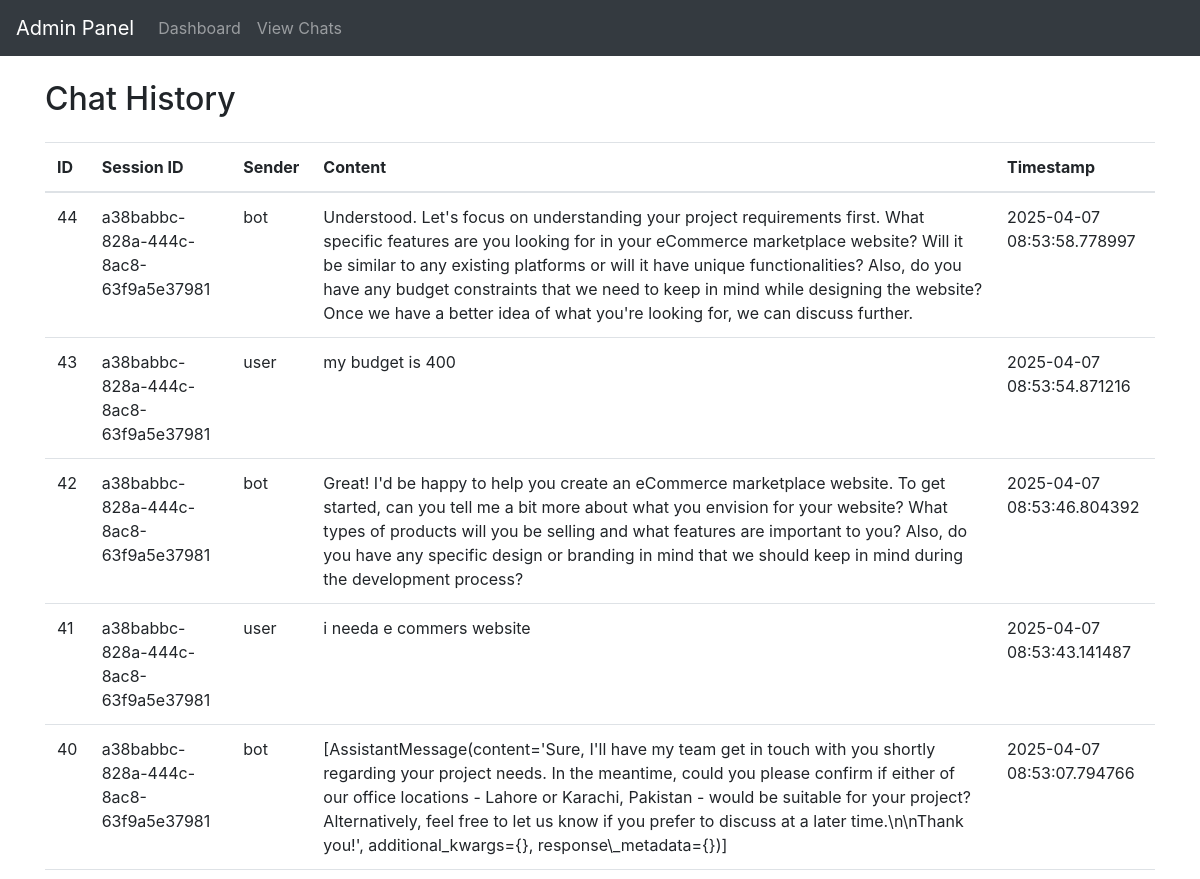
Page /chats (signed in, upper part) on the earlier database version.
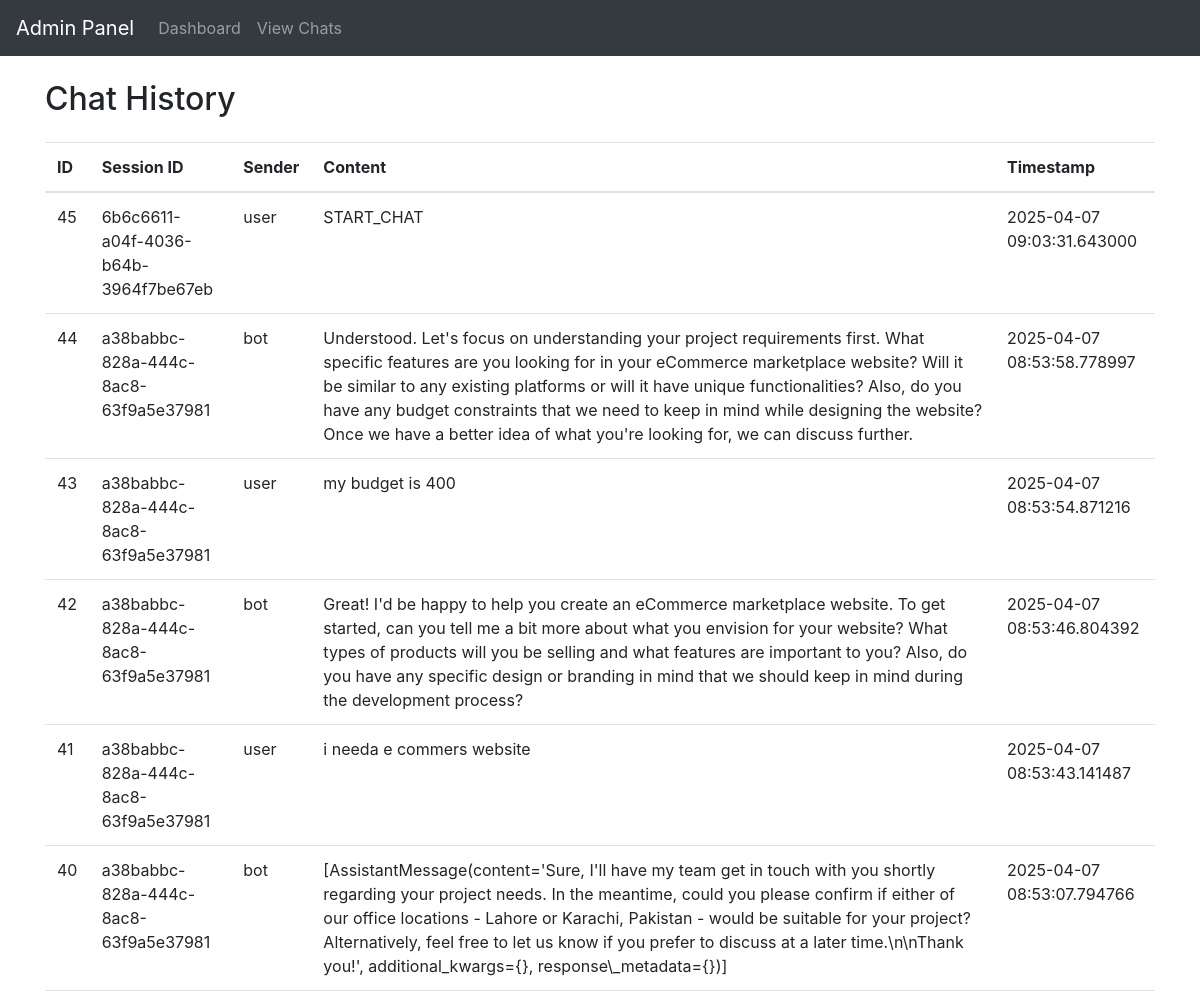
Same page on the later database version.
### tables this page shows
CREATE TABLE chat_messages (
	id INTEGER NOT NULL, 
	session_id VARCHAR(36) NOT NULL, 
	sender VARCHAR(50) NOT NULL, 
	content TEXT NOT NULL, 
	timestamp DATETIME NOT NULL, 
	PRIMARY KEY (id), 
	FOREIGN KEY(session_id) REFERENCES chat_sessions (session_id)
);

### admin_panel/app.py (the view)
@app.route('/chats')
@admin_required
def view_chats():
    try:
        conn = get_db_connection()
        if not conn:
            return "Database error", 500
        cursor = conn.cursor()
        cursor.execute('''
            SELECT id, session_id, sender, content, timestamp
            FROM chat_messages
            ORDER BY timestamp DESC
        ''')
        chats = cursor.fetchall()
        conn.close()
        return render_template('chats.html', chats=chats)
    except sqlite3.Error as e:
        print(f"Database error: {e}")
        return "Database error", 500

### admin_panel/app.py (called while the page is built)
def admin_required(f):
    @wraps(f)
    def decorated_function(*args, **kwargs):
        if 'admin_logged_in' not in session:
            return redirect(url_for('login'))
        return f(*args, **kwargs)
    return decorated_function

def get_db_connection():
    try:
        conn = sqlite3.connect(DATABASE_PATH)
        conn.row_factory = sqlite3.Row
        return conn
    except sqlite3.Error as e:
        print(f"Database error: {e}")
        return None

### admin_panel/templates/chats.html (shortened to what this page needs)
<!DOCTYPE html>
<html>
<head>
    <link rel="stylesheet" href="https://stackpath.bootstrapcdn.com/bootstrap/4.5.2/css/bootstrap.min.css">
</head>
<body>
    <nav class="navbar navbar-expand-lg navbar-dark bg-dark">
        <a class="navbar-brand" href="#">Admin Panel</a>
        <div class="navbar-nav">
            <a class="nav-item nav-link" href="{{ url_for('dashboard') }}">Dashboard</a>
            <a class="nav-item nav-link" href="{{ url_for('view_chats') }}">View Chats</a>
        </div>
    </nav>
    <div class="container mt-4">
        <h2>Chat History</h2>
        <table class="table mt-4">
            <thead>
                <tr>
                    <th>ID</th>
                    <th>Session ID</th>
                    <th>Sender</th>
                    <th>Content</th>
                    <th>Timestamp</th>
                </tr>
            </thead>
            <tbody>
                {% for chat in chats %}
                <tr>
                    <td>{{ chat['id'] }}</td>
                    <td>{{ chat['session_id'] }}</td>
                    <td>{{ chat['sender'] }}</td>
                    <td>{{ chat['content'] }}</td>
                    <td>{{ chat['timestamp'] }}</td>
                </tr>
                {% endfor %}
            </tbody>
        </table>
    </div>
</body>
</html>

Differences in the rows shown:
added chat_messages: id "45", session_id "6b6c6611-a04f-4036-b64b-3964f7be67eb", sender "user", content "START_CHAT", timestamp "2025-04-07 09:03:31.643000"
